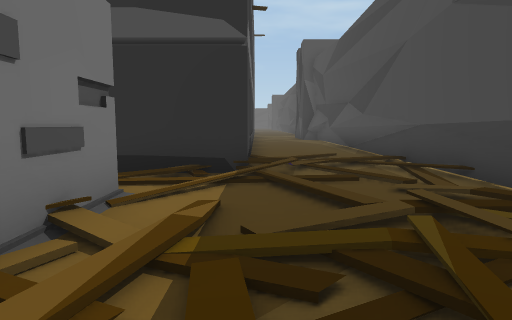
[1] (above)

17 first-person views from a walk through a 3-D level made in the Unity game engine. The camera is 1.5 m above the floor, tilts 6° down and sees 75° across. The floor is counted in squares, 2 m on a side. Each view is taken from the middle of a square. On the plan, view 1 faces up. The plan holds only what a view shows up to about 11 squares ahead; the rest is blank. The place goes on beyond the plan. The player is left out. Some animated figures are not drawn.

[2]
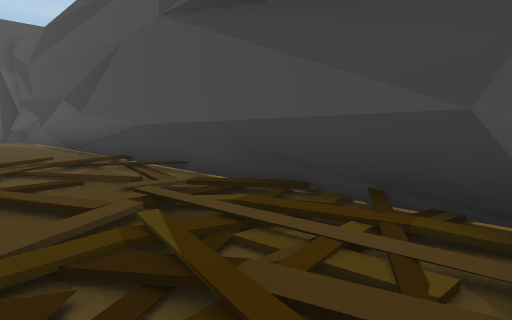

[3]
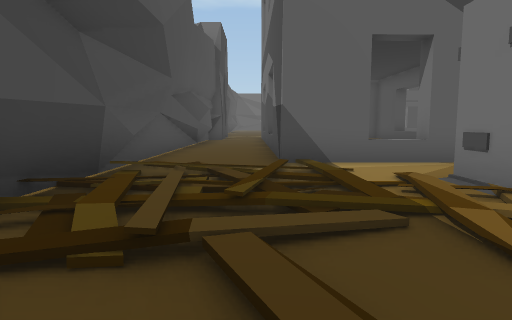

[4]
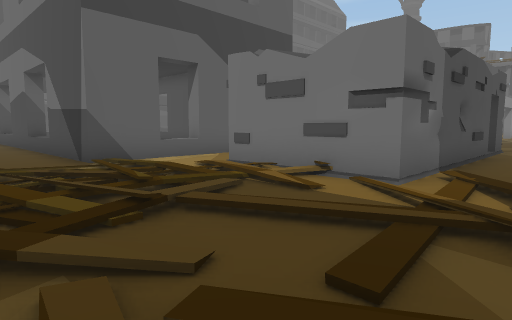

[5]
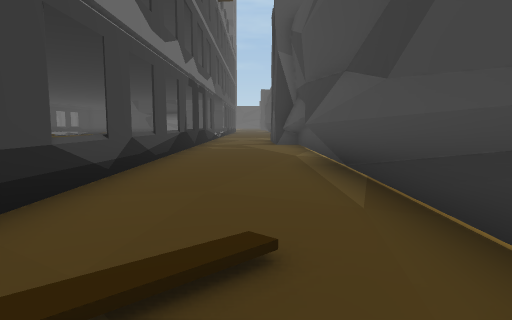

[6]
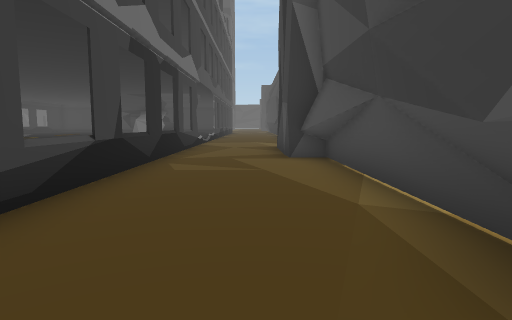

[7]
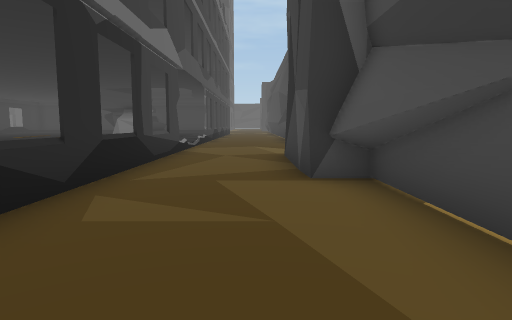

[8]
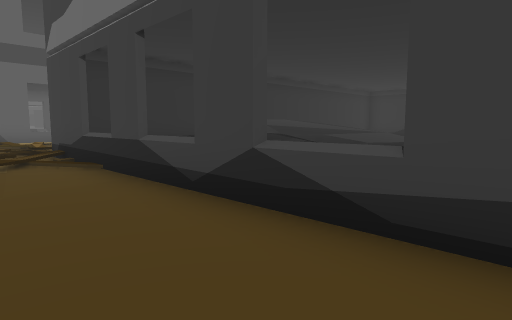

[9]
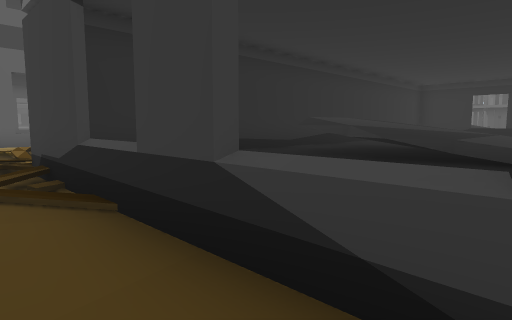

[10]
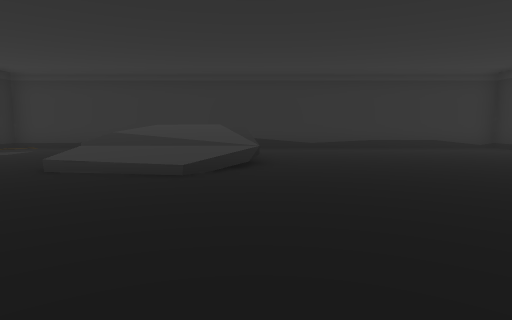

[11]
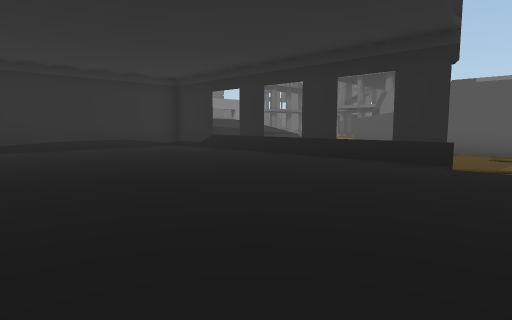

[12]
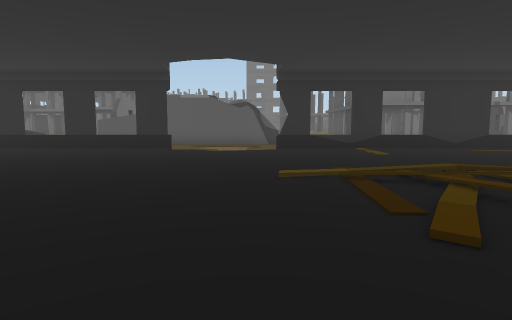

[13]
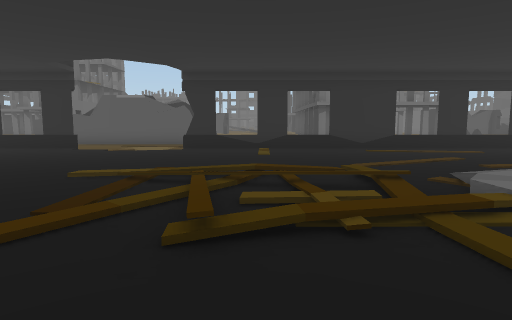

[14]
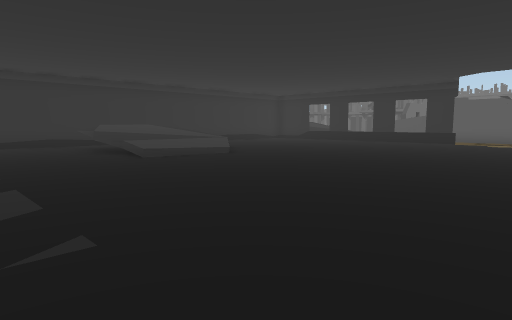

[15]
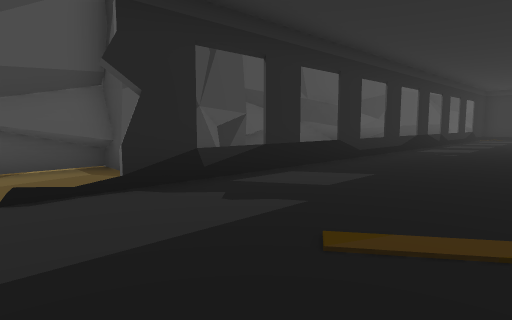

[16]
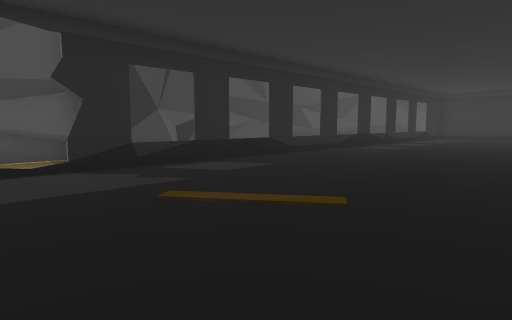

[17]
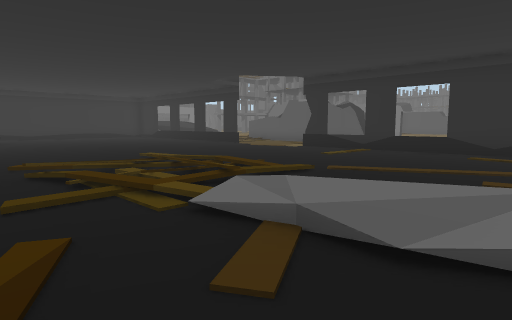

### Floor plan
Key: @ floor where view 1 was taken; # wall or solid block; . main floor; : floor 0.25 m higher than the main floor; - floor 0.25 m lower than the main floor; + floor 0.5 m higher than the main floor; / step, stairs or slope; = window, fence, low wall or low ledge; O other object.
Columns run from 21 left of view 1 to 4 right of it. Each row starts with its distance up from view 1.
 26      =....:/+/......./---
 25      #...:./+/:......=---#
 24      #......+/....:..#--##
 23      =....:.//.......=--##
 22      #.....////......#--#
 21      #.....////......#--#
 20      =.....///.......=--##
 19      #...../../......#--##
 18       /..............=---#
 17       /..............#---#
 16   --- ...............=---#
 15 #----#...............#---#
 14 #-   #...............#--##
 13      #.............. #--##
 12      #........///... #--##
 11      =.......=///... =--##
 10      #.......=////.. #---#
  9      =.......////... =-/-#
  8      #.......////....#/-/#
  7      #...............#///#
  6      #################///#
  5              ------//////#
  4             #/##O###/-///#
  3                    #-///##
  2                    #////##
  1                    #////#
  0                    -/@//#
 -1                   ---/-/##
 -2                 OOOOOO---#
 -3                      O---#
 -4                      O---#
 -5                      O---#
 -6                      O--##

Where each view was taken, in squares from view 1:
view 1: 0 up, 0 right, facing up
view 2: 0 up, 0 right, facing up-right
view 3: 5 up, 1 right, facing down
view 4: 6 up, 3 right, facing down-left
view 5: 7 up, 2 right, facing up
view 6: 12 up, 2 right, facing up
view 7: 15 up, 2 right, facing up
view 8: 15 up, 2 right, facing down-left
view 9: 12 up, 1 right, facing down-left
view 10: 17 up, 8 left, facing down
view 11: 17 up, 9 left, facing down-left
view 12: 18 up, 5 left, facing left
view 13: 21 up, 5 left, facing left
view 14: 19 up, 1 left, facing down-left
view 15: 26 up, 4 left, facing down-right
view 16: 26 up, 6 left, facing down-right
view 17: 26 up, 6 left, facing down-left
